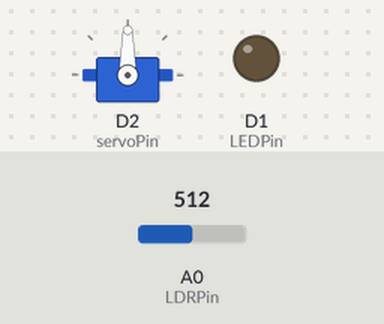
A sketch run on a simulated ESP8266 (NodeMCU). Shown: servo, output pins drawn as LEDs (lit = HIGH). Wiring (inferred from the names in the program): servo: signal D2. The test bench sets the inputs (shaded band); at power-on: A0 (LDRPin) = 512. WiFi joins after 1.5 s; servers stay silent unless stated; network time is answered at once with the bench clock; the local clock reads 2024-03-15 10:24:30 at power-on unless the sketch sets it; servo pulses on a pin are drawn as a servo (544–2400 µs = 0–180°); pins used as bus, display or sensor lines are not drawn; what the sketch prints to the serial monitor is not drawn.

Above: at 2.1 s.
At 63.1 s:
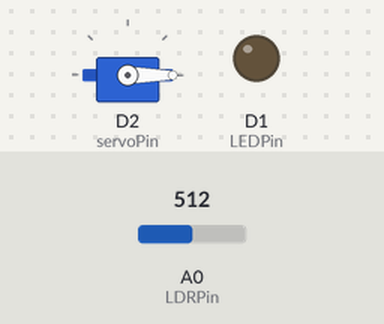
Timing chart, 0 to 125.6 s (numbered marks = the images above):
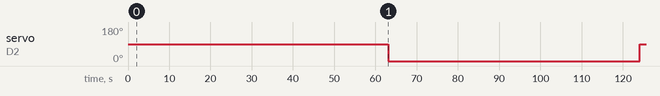

Measured:
- by itself, servo on D2 (servoPin): 90° → 0° at 63.1 s, → 90° 61.0 s later

The sketch:

smart_street_light.ino
```cpp
#include <ESP8266WiFi.h>
#include <WiFiUdp.h>
#include <NTPClient.h>

// Wi-Fi credentials
const char* ssid = "your_SSID";
const char* password = "your_PASSWORD";

// Define pin numbers
const int LDRPin = A0; // LDR connected to analog pin A0
const int LEDPin = D1; // LED connected to digital pin D1
const int servoPin = D2; // Servo connected to digital pin D2

// NTP client setup
WiFiUDP ntpUDP;
NTPClient timeClient(ntpUDP, "pool.ntp.org", 19800, 60000);  // UTC +5:30 (19800 seconds) for IST

void setup() {
  Serial.begin(115200);

  // Initialize the pins
  pinMode(LEDPin, OUTPUT);
  pinMode(servoPin, OUTPUT);

  // Connect to Wi-Fi
  WiFi.begin(ssid, password);
  while (WiFi.status() != WL_CONNECTED) {
    delay(1000);
    Serial.println("Connecting to WiFi...");
  }
  Serial.println("Connected to WiFi");

  // Initialize the NTP client
  timeClient.begin();
}

void loop() {
  timeClient.update();
  String formattedTime = timeClient.getFormattedTime();

  int ldrValue = analogRead(LDRPin);  // Read the value from the LDR sensor

  // Turn on the LED if the LDR value is below a certain threshold (indicating darkness)
  if (ldrValue < 500) {
    if (digitalRead(LEDPin) == LOW) {  // Check if LED was previously off
      digitalWrite(LEDPin, HIGH);  // Turn on LED
      Serial.println("Switched on at " + formattedTime);
    }
  } else {
    if (digitalRead(LEDPin) == HIGH) {  // Check if LED was previously on
      digitalWrite(LEDPin, LOW);  // Turn off LED
      Serial.println("Switched off at " + formattedTime);
    }
  }

  // Rotate the servo 90 degrees clockwise
  rotateServo(90);
  delay(60000);  // Wait for 1 minute (60000 milliseconds)

  // Return the servo to its original position
  rotateServo(0);
  delay(60000);  // Wait for 1 minute (60000 milliseconds)
}

void rotateServo(int angle) {
  // Calculate the pulse width corresponding to the given angle
  int pulseWidth = map(angle, 0, 180, 500, 2500); // Map angle to servo pulse width (500µs to 2500µs)

  // Generate the pulse for the servo
  for (int i = 0; i < 50; i++) {  // Send 50 pulses (for stability)
    digitalWrite(servoPin, HIGH);
    delayMicroseconds(pulseWidth);
    digitalWrite(servoPin, LOW);
    delay(20 - pulseWidth / 1000);  // Wait for the rest of the 20ms period
  }
}
```
